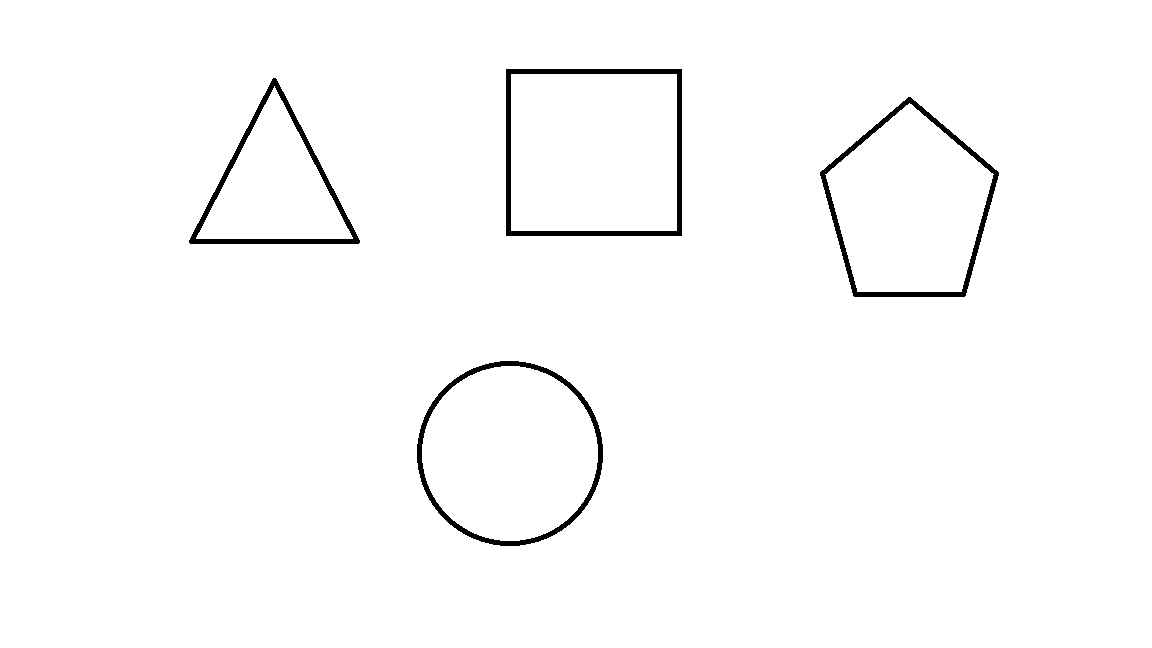
#> input picture shapes.png, 1152 x 648 px
$ python detect_simple_geometric_shapes.py
#> lines starting #> are read from the running program, lines starting #| are printed output that depends on the picture; after the words box and inside, x2 and y2 are one past the last pixel; in counts of white or black regions, pixels touching at a corner belong together
import cv2

img = cv2.imread("shapes.png")
#> img is the input picture: shape (648, 1152, 3); 98.4% white; 4 black regions, box (x1, y1, x2, y2) and area: (506, 69, 682, 236) 3330, (820, 97, 999, 297) 2922, (417, 361, 603, 546) 2821, (189, 78, 360, 244) 2631
imgGray = cv2.cvtColor(img, cv2.COLOR_RGB2GRAY)
#> imgGray: shape (648, 1152); 98.4% white; 4 black regions
_, thresh = cv2.threshold(imgGray, 127, 255, cv2.THRESH_BINARY)
contours, _ = cv2.findContours(thresh, cv2.RETR_TREE, cv2.CHAIN_APPROX_SIMPLE)
#> contours = 9 contours; largest, box (x1, y1, x2, y2) and area: (0, 0, 1152, 648) 744697, (505, 68, 683, 237) 29734, (416, 360, 604, 547) 27272, (511, 74, 677, 231) 25740, (819, 96, 1000, 298) 25234
i=0
for contour in contours:
    if i == 0:
        i = 1
        continue
    approx = cv2.approxPolyDP(contour, 0.01*cv2.arcLength(contour, True), True)
    print(approx)
    cv2.drawContours(img, [contour], 0, (0, 255, 0), 5)
    x = approx.ravel()[0]
    y = approx.ravel()[1]
    M = cv2.moments(contour)
    if M['m00'] != 0.0:
        x = int(M['m10'] / M['m00'])
        y = int(M['m01'] / M['m00'])
    if len(approx) == 3:
        cv2.putText(img, "Triangle", (x, y), cv2.FONT_HERSHEY_SIMPLEX, 0.6, (0, 255, 255), 2)
    elif len(approx) == 4:
        cv2.putText(img, "Quadrilateral", (x, y), cv2.FONT_HERSHEY_SIMPLEX, 0.6, (0, 255, 255), 2)
    elif len(approx) == 5:
        cv2.putText(img, "Pentagon", (x, y), cv2.FONT_HERSHEY_SIMPLEX, 0.6, (0, 255, 255), 2)
    elif len(approx) == 6:
        cv2.putText(img, "Hexagon", (x, y), cv2.FONT_HERSHEY_SIMPLEX, 0.6, (0, 255, 255), 2)
    else:
        cv2.putText(img, "Circle", (x, y), cv2.FONT_HERSHEY_SIMPLEX, 0.6, (0, 255, 255), 2)
#> this loop made 9 passes
#> approx on passes 6 to 9: [[273, 77], [358, 244], [188, 242]], [[274, 86], [196, 238], [352, 238]], [[505, 69], [681, 68], [682, 235], [506, 236]], [[511, 74], [511, 230], [676, 230], [676, 74]]
#> (printed output is left out)
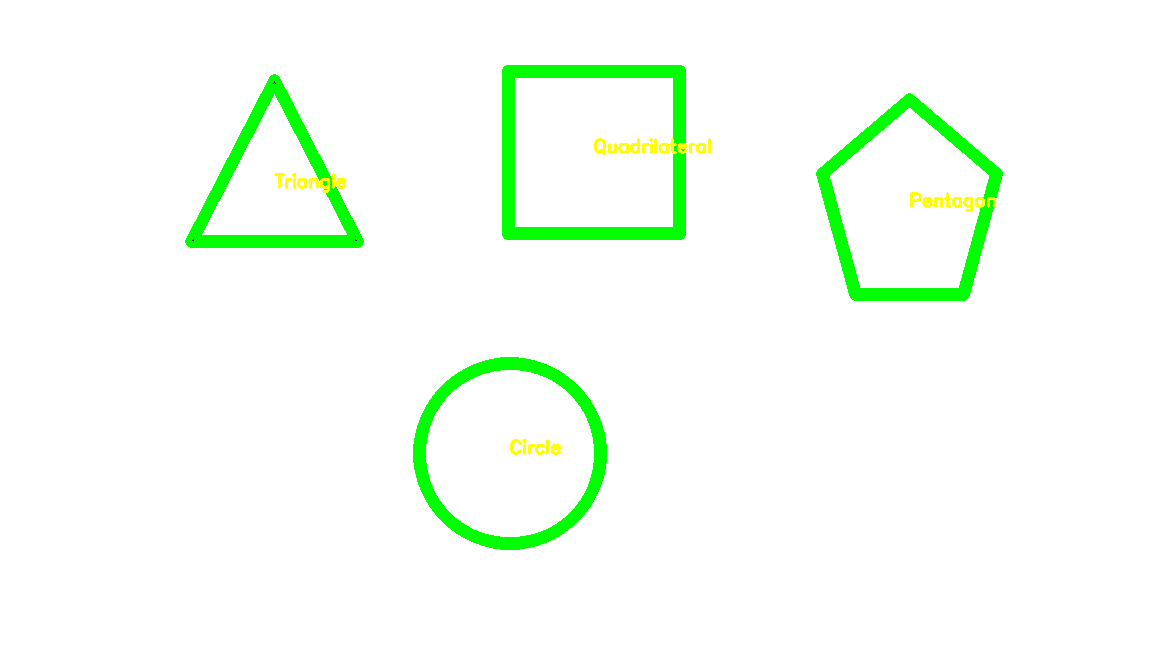
#> img: shape (648, 1152, 3); 4.24% of pixels changed, all inside (x1, y1, x2, y2) = (185, 65, 1003, 550)
#> after the loop, i = 1

cv2.imshow("Image", img)
cv2.waitKey(0)
cv2.destroyAllWindows()
